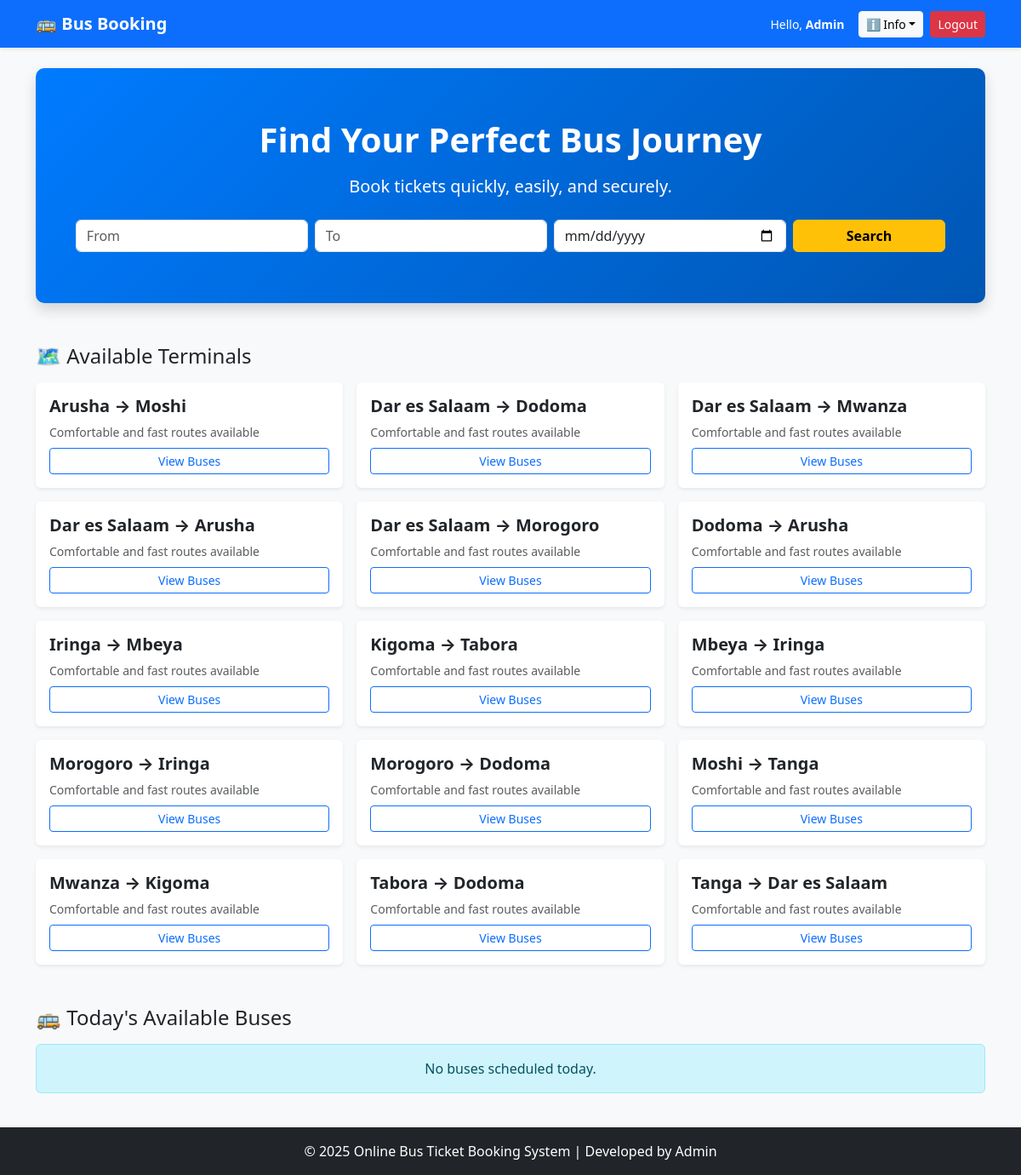
The page / (signed in) on the database its author committed.
### tables this page shows
CREATE TABLE users (
  user_id INT AUTO_INCREMENT PRIMARY KEY,
  full_name VARCHAR(150) NOT NULL,
  email VARCHAR(150) NOT NULL UNIQUE,
  phone VARCHAR(20),
  password VARCHAR(255) NOT NULL,
  is_admin TINYINT(1) DEFAULT 0,
  created_at TIMESTAMP DEFAULT CURRENT_TIMESTAMP,
  updated_at TIMESTAMP DEFAULT CURRENT_TIMESTAMP ON UPDATE CURRENT_TIMESTAMP
);

CREATE TABLE routes (
  route_id INT AUTO_INCREMENT PRIMARY KEY,
  source VARCHAR(100) NOT NULL,
  destination VARCHAR(100) NOT NULL,
  distance_km DECIMAL(10,2),
  estimated_time VARCHAR(50),
  created_at TIMESTAMP DEFAULT CURRENT_TIMESTAMP
);

### public/index.php (the view, shortened to what this page needs)
<?php
require_once '../config.php';
$user_id = $_SESSION['user_id'] ?? 0;
$user = ['full_name' => $_SESSION['name'] ?? '', 'email' => ''];
if ($user_id) {
    $stmt = $mysqli->prepare("SELECT full_name, email FROM users WHERE user_id = ?");
    $stmt->bind_param('i', $user_id);
    $stmt->execute();
    $user = $stmt->get_result()->fetch_assoc();
}
$routes = $mysqli->query("SELECT * FROM routes ORDER BY source ASC")->fetch_all(MYSQLI_ASSOC);
$today = date('Y-m-d');
$available_buses = $mysqli->query("
    SELECT s.schedule_id, b.bus_number, b.bus_type, b.fare,
           r.source, r.destination, s.departure_time, s.arrival_time, s.available_seats
    FROM schedules s
    JOIN buses b ON s.bus_id=b.bus_id
    JOIN routes r ON s.route_id=r.route_id
    WHERE DATE(s.departure_time) >= '$today'
    ORDER BY s.departure_time ASC
")->fetch_all(MYSQLI_ASSOC);
?>
<!doctype html>
<html lang="en">
<head>
<link rel="stylesheet" href="https://cdn.jsdelivr.net/npm/bootstrap@5.3.0/dist/css/bootstrap.min.css">
</head>
<body class="bg-light d-flex flex-column">
<nav class="navbar navbar-expand-lg navbar-dark bg-primary shadow-sm">
  <div class="container">
    <a class="navbar-brand fw-bold" href="index.php">🚌 Bus Booking</a>
    <div class="ms-auto d-flex align-items-center">
      <span class="text-white small me-3">
    Hello, <strong><?= htmlspecialchars($user['full_name'] ?? 'Guest') ?></strong>
    </span>
      <div class="dropdown me-2">
        <button class="btn btn-light btn-sm dropdown-toggle" data-bs-toggle="dropdown">ℹ️ Info</button>
      </div>
      <a href="logout.php" class="btn btn-danger btn-sm">Logout</a>
    </div>
  </div>
</nav>
<main class="container my-4 flex-grow-1">
  <div class="hero shadow">
    <h1 class="fw-bold mb-3">Find Your Perfect Bus Journey</h1>
    <p class="lead mb-4">Book tickets quickly, easily, and securely.</p>
    <form method="POST" class="row g-2 justify-content-center">
      <div class="col-md-3">
        <input type="text" name="from" class="form-control" placeholder="From" required>
      </div>
      <div class="col-md-3">
        <input type="text" name="to" class="form-control" placeholder="To" required>
      </div>
      <div class="col-md-3">
        <input type="date" name="date" class="form-control" required>
      </div>
      <div class="col-md-2">
        <button type="submit" class="btn btn-warning w-100 fw-bold">Search</button>
      </div>
    </form>
  </div>
  <h4 class="mt-5 mb-3">🗺️ Available Terminals</h4>
  <div class="row g-3">
    <?php foreach ($routes as $r): ?>
      <div class="col-md-4">
        <div class="card shadow-sm border-0">
          <div class="card-body">
            <h5 class="fw-bold"><?= htmlspecialchars($r['source']) ?> → <?= htmlspecialchars($r['destination']) ?></h5>
            <p class="small text-muted mb-2">Comfortable and fast routes available</p>
            <form method="POST">
              <button class="btn btn-outline-primary btn-sm w-100">View Buses</button>
            </form>
          </div>
        </div>
      </div>
    <?php endforeach; ?>
  </div>
  <h4 class="mt-5 mb-3">🚌 Today's Available Buses</h4>
  <?php if ($available_buses): ?>
    <table class="table table-hover table-striped shadow-sm">
      <thead class="table-success text-center">
        <tr>
          <th>Bus</th><th>Route</th><th>Departure</th><th>Arrival</th><th>Seats</th><th>Fare</th><th>Action</th>
        </tr>
      </thead>
      <tbody>
        <?php foreach ($available_buses as $b): ?>
          <tr>
            <td><?= htmlspecialchars($b['bus_number']) ?> (<?= htmlspecialchars($b['bus_type']) ?>)</td>
            <td><?= htmlspecialchars($b['source']) ?> → <?= htmlspecialchars($b['destination']) ?></td>
            <td><?= date('d M Y, h:i A', strtotime($b['departure_time'])) ?></td>
            <td><?= date('d M Y, h:i A', strtotime($b['arrival_time'])) ?></td>
            <td><?= (int)$b['available_seats'] ?></td>
            <td>₹<?= number_format($b['fare'], 2) ?></td>
            <td>
              <?php if ($b['available_seats'] > 0): ?>
                <form method="POST" action="book.php" class="d-inline">
                  <input type="hidden" name="schedule_id" value="<?= (int)$b['schedule_id'] ?>">
                  <div class="input-group input-group-sm">
                    <input type="number" name="seats" min="1" max="<?= (int)$b['available_seats'] ?>" value="1" class="form-control" required>
                    <button class="btn btn-success btn-sm" type="submit">Book</button>
                  </div>
                </form>
              <?php else: ?>
                <span class="text-danger">Full</span>
              <?php endif; ?>
            </td>
          </tr>
        <?php endforeach; ?>
      </tbody>
    </table>
  <?php else: ?>
    <div class="alert alert-info text-center">No buses scheduled today.</div>
  <?php endif; ?>
</main>
<footer class="text-center py-3 bg-dark text-white mt-auto">
  &copy; <?= date('Y') ?> Online Bus Ticket Booking System | Developed by <?= htmlspecialchars($_SESSION['name']) ?>
</footer>
</body>
</html>

### public/index.php (style rules this page uses)
body { min-height: 100vh; display: flex; flex-direction: column; }
main { flex: 1; }
footer { margin-top: auto; }
.hero { background: linear-gradient(135deg, #007bff 0%, #0056b3 100%); color: white; padding: 60px 0; text-align: center; border-radius: 10px; margin-bottom: 30px; }

### rows shown on the page
users: full_name "Admin"
routes: source "Arusha", destination "Moshi"
routes: source "Dar es Salaam", destination "Dodoma"
routes: source "Dar es Salaam", destination "Mwanza"
routes: source "Dar es Salaam", destination "Arusha"
routes: source "Dar es Salaam", destination "Morogoro"
routes: source "Dodoma", destination "Arusha"
routes: source "Iringa", destination "Mbeya"
routes: source "Kigoma", destination "Tabora"
routes: source "Mbeya", destination "Iringa"
routes: source "Morogoro", destination "Iringa"
routes: source "Morogoro", destination "Dodoma"
routes: source "Moshi", destination "Tanga"
routes: source "Mwanza", destination "Kigoma"
routes: source "Tabora", destination "Dodoma"
routes: source "Tanga", destination "Dar es Salaam"

### other values the page prints
$_SESSION['name'] "Admin"
